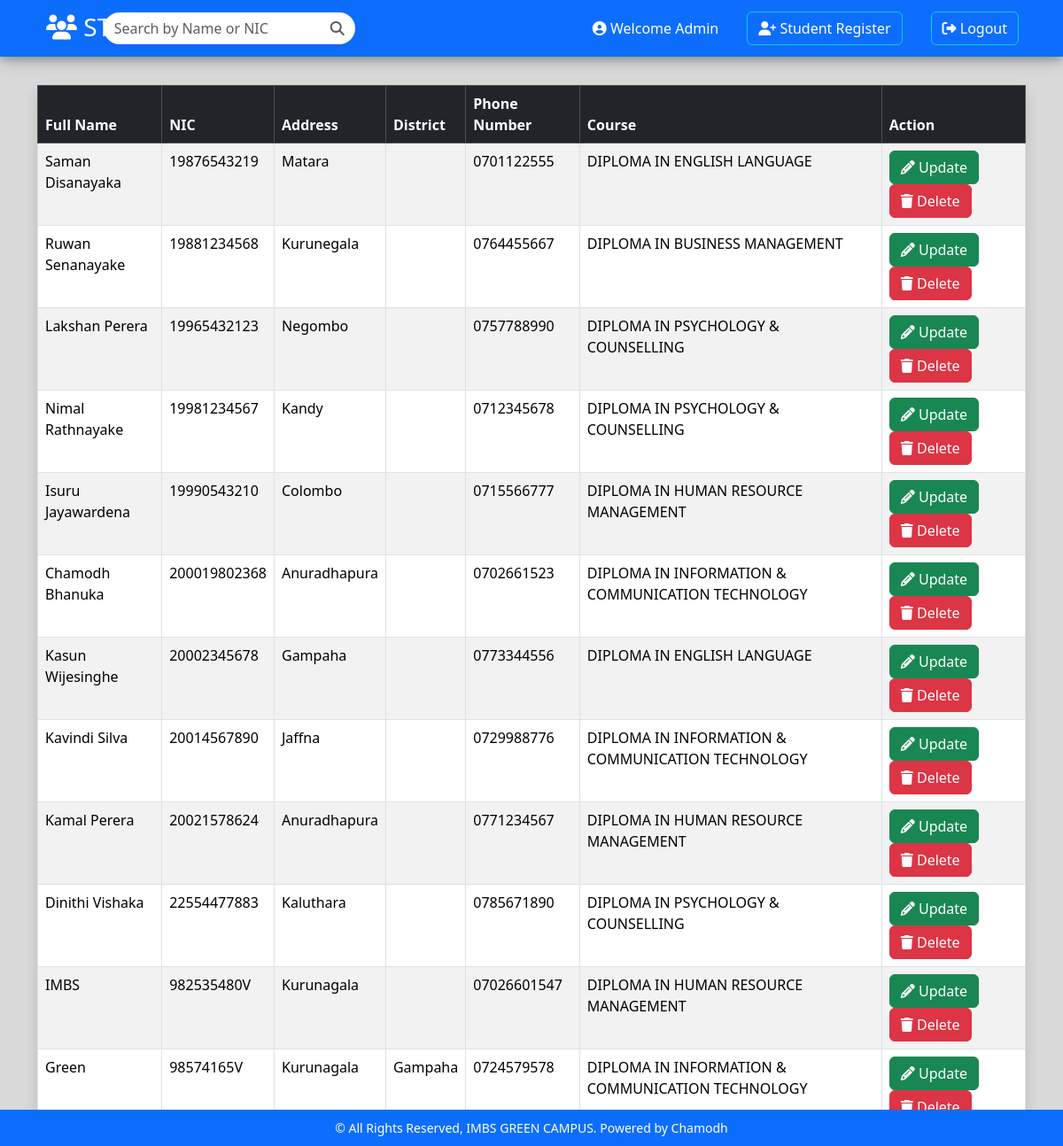
The page /dashboard.php (signed in) on the database its author committed.
### tables this page shows
CREATE TABLE IF NOT EXISTS `sregister` (
  `nic` varchar(20) NOT NULL,
  `name` varchar(50) DEFAULT NULL,
  `address` varchar(50) DEFAULT NULL,
  `district` varchar(50) NOT NULL,
  `number` varchar(20) DEFAULT NULL,
  `course` varchar(50) NOT NULL,
  PRIMARY KEY (`nic`)
);

### dashboard.php (the view, shortened to what this page needs)
<!DOCTYPE html>
<html lang="en">
<head>
    <link rel="stylesheet" href="https://cdnjs.cloudflare.com/ajax/libs/font-awesome/6.6.0/css/all.min.css" />
    <link href="https://cdn.jsdelivr.net/npm/bootstrap@5.3.3/dist/css/bootstrap.min.css" rel="stylesheet">
    <link rel="stylesheet" href="css\dashboardstyle.css">
</head>
<body>
<nav class="navbar navbar-expand-lg fixed-top navbar-dark bg-primary">
  <div class="container">
    <a class="navbar-brand" href="dashboard.php"><h3><i class="fa fa-users"></i> STUDENTS DETAILS</h3></a>
    <div class="collapse navbar-collapse" id="navbarNav">
      <ul class="navbar-nav ms-auto align-items-center">
        <li class="nav-item">
          <div class="input-group shadow-sm" style="border-radius: 25px; margin-right: 250px; margin-left: -260px;">
            <input type="text" class="form-control border-0" id="searchInput" placeholder="Search by Name or NIC" style="border-radius: 25px 0 0 25px; outline: none;">
            <span class="input-group-text bg-white border-0" style="border-radius: 0 25px 25px 0;">
              <i class="fa fa-search text-muted"></i>
            </span>
          </div>
        </li>
        <li class="nav-item">
          <a class="nav-link" id="user"><i class="fa fa-user-circle"></i> Welcome <?php echo $_SESSION['username']; ?></a>
        </li>
        <li class="nav-item">
          <a id="registerbtn" class="registerbtn btn btn-outline-info mx-4" role="button" data-bs-toggle="modal" data-bs-target="#registermodal"><i class="fa fa-user-plus"></i> Student Register</a>
        </li>
        <li class="nav-item">
          <a id="logoutbtn" class="btn btn-outline-info mx-2" href="home.php" role="button"><i class="fa fa-sign-out-alt"></i> Logout</a>
        </li>
      </ul>
    </div>
  </div>
</nav>
<div class="container mt-5 pt-5">
  <table class="table table-hover table-bordered table-striped shadow">
    <thead class="table-dark">
      <tr>
        <th>Full Name</th>
        <th>NIC</th>
        <th>Address</th>
        <th>District</th>
        <th>Phone Number</th>
        <th>Course</th>
        <th>Action</th>
      </tr>
    </thead>
    <tbody id="studentTable">
      <?php
      $path = mysqli_connect("localhost", "root", "", "campus_lms");
      $sql = "SELECT * FROM sregister";
      $result = $path->query($sql);
      while ($row = $result->fetch_assoc()) {
          echo "<tr>
              <td>" . $row["name"] . "</td>
              <td>" . $row["nic"] . "</td>
              <td>" . $row["address"] . "</td>
              <td>" . $row["district"] . "</td>
              <td>" . $row["number"] . "</td>
              <td>" . $row["course"] . "</td>
              <td>
                  <button type='button' class='btn btn-success editbtn'><i class='fa fa-pencil-alt'></i> Update</button>
                  <button type='button' class='btn btn-danger deletebtn'><i class='fa fa-trash'></i> Delete</button>
              </td>
            </tr>";
      }
      ?>
    </tbody>
  </table>
</div>
<footer class="footer mt-auto py-0 bg-primary text-white text-center">
  <p>© All Rights Reserved, IMBS GREEN CAMPUS. Powered by <a href="https://web.facebook.com/officialyoyo1" target="#" class="text-white">Chamodh</a></p>
</footer>
</body>
</html>

### css/dashboardstyle.css (style rules this page uses)
.navbar-brand { padding: 6px 10px 0px 10px; border-radius: 15px 0px 15px 0px; }
.navbar { background: #cbeaed; box-shadow: 0 4px 8px 0 rgba(0, 0, 0, 0.2), 0 6px 20px 0 rgba(0, 0, 0, 0.19); }
footer { background-color: #222; color: #fff; font-size: 14px; bottom: 0; position: fixed; left: 0; right: 0; text-align: center; z-index: 999; }
footer p { margin: 10px 0; }
footer a { color: #3c97bf; text-decoration: none; }

### dashboard.php (style rules this page uses)
body { background: #dadada; }
#registerbtn, #logoutbtn { color: rgb(255, 255, 255); transition: .4s all; }
.nav-link { color: white; }
.input-group-text { cursor: pointer; }

### rows shown on the page
sregister: name "Saman Disanayaka", nic "19876543219", address "Matara", number "0701122555", course "DIPLOMA IN ENGLISH LANGUAGE"
sregister: name "Ruwan Senanayake", nic "19881234568", address "Kurunegala", number "0764455667", course "DIPLOMA IN BUSINESS MANAGEMENT"
sregister: name "Lakshan Perera", nic "19965432123", address "Negombo", number "0757788990", course "DIPLOMA IN PSYCHOLOGY & COUNSELLING"
sregister: name "Nimal Rathnayake", nic "19981234567", address "Kandy", number "0712345678", course "DIPLOMA IN PSYCHOLOGY & COUNSELLING"
sregister: name "Isuru Jayawardena", nic "19990543210", address "Colombo", number "0715566777", course "DIPLOMA IN HUMAN RESOURCE MANAGEMENT"
sregister: name "Chamodh Bhanuka", nic "200019802368", address "Anuradhapura", number "0702661523", course "DIPLOMA IN INFORMATION & COMMUNICATION TECHNOLOGY"
sregister: name "Kasun Wijesinghe", nic "20002345678", address "Gampaha", number "0773344556", course "DIPLOMA IN ENGLISH LANGUAGE"
sregister: name "Kavindi Silva", nic "20014567890", address "Jaffna", number "0729988776", course "DIPLOMA IN INFORMATION & COMMUNICATION TECHNOLOGY"
sregister: name "Kamal Perera", nic "20021578624", address "Anuradhapura", number "0771234567", course "DIPLOMA IN HUMAN RESOURCE MANAGEMENT"
sregister: name "Dinithi Vishaka", nic "22554477883", address "Kaluthara", number "0785671890", course "DIPLOMA IN PSYCHOLOGY & COUNSELLING"
sregister: name "IMBS", nic "982535480V", address "Kurunagala", number "07026601547", course "DIPLOMA IN HUMAN RESOURCE MANAGEMENT"
sregister: name "Green", nic "98574165V", address "Kurunagala", district "Gampaha", number "0724579578", course "DIPLOMA IN INFORMATION & COMMUNICATION TECHNOLOGY"

### other values the page prints
$_SESSION['username'] "Admin"
